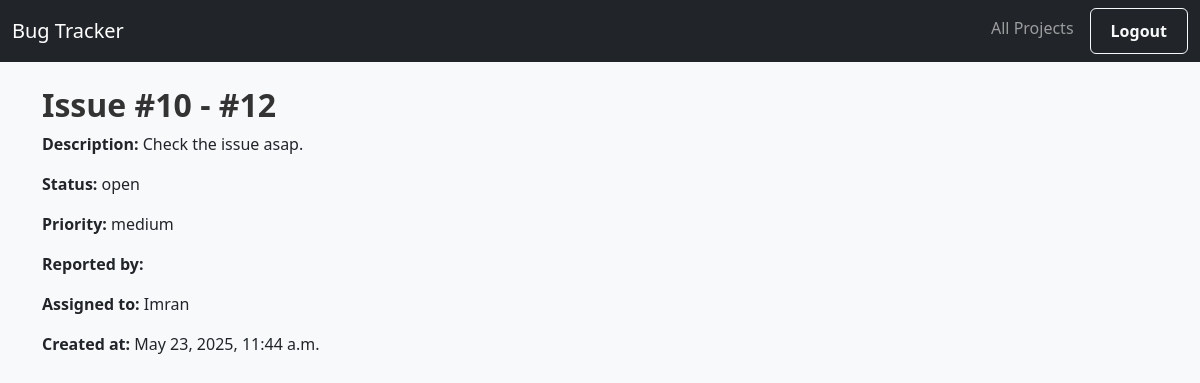
Page /tracker/issue/10/ (signed in) on the committed database.
### tracker/models.py (models this page shows, shortened)
class Issue(models.Model):
    STATUS_CHOICES = [
        ("open", "Open"),
        ("in_progress", "In Progress"),
        ("resolved", "Resolved"),
        ("closed", "Closed")
    ]
    PRIORITY_CHOICES = [
        ('low', 'Low'),
        ('medium', 'Medium'),
        ('high', 'High'),
        ('critical', 'Critical'),
    ]
    title = models.CharField(max_length=200)
    description = models.TextField()
    status = models.CharField(max_length=20, choices=STATUS_CHOICES, default='open')
    priority = models.CharField(max_length=20, choices=PRIORITY_CHOICES, default='medium')
    project = models.ForeignKey(Project, on_delete=models.CASCADE, related_name='issues')
    created_by = models.ForeignKey(User, on_delete=models.CASCADE, related_name='reported_issues')
    assigned_to = models.ForeignKey(
        User,
        on_delete=models.SET_NULL,
        null=True,
        blank=True,
        related_name='assigned_issues'
    )
    created_at = models.DateTimeField(auto_now_add=True)
    updated_at = models.DateTimeField(auto_now=True)
    reported_by = models.ForeignKey(User, on_delete=models.SET_NULL, null=True, blank=True)

### tracker/views.py (the view)
# urls.py: path('issue/<int:issue_id>/', views.issue_detail, name='issue_detail'),
@login_required
def issue_detail(request, issue_id):
    issue = get_object_or_404(Issue, id=issue_id)
    return render(request, 'tracker/issue_detail.html', {'issue': issue})

### tracker/templates/tracker/issue_detail.html
{% extends 'tracker/base.html' %}
{% block content %}
<h2>Issue #{{ issue.id }} - {{ issue.title }}</h2>
<p><strong>Description:</strong> {{ issue.description }}</p>
<p><strong>Status:</strong> {{ issue.status }}</p>
<p><strong>Priority:</strong> {{ issue.priority }}</p>
<p><strong>Reported by:</strong> {{ issue.reported_by.username }}</p>
<p><strong>Assigned to:</strong> {{ issue.assigned_to.username }}</p>
<p><strong>Created at:</strong> {{ issue.created_at }}</p>
{% endblock %}

### tracker/static/tracker/styles.css (style rules this page uses)
body { background-color: #f8f9fa; }
h1, h2 { color: #333; font-weight: 600; }

### rows in the picture
Issue: id "10", title "#12", description "Check the issue asap.", status "open", priority "medium", assigned_to.username "Imran", created_at "May 23, 2025, 11:44 a.m."
